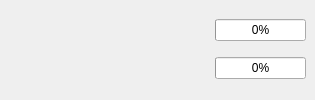
  <widget class="QDockWidget" name="ProgressDock">
   <property name="features">
    <set>QDockWidget::DockWidgetFloatable|QDockWidget::DockWidgetMovable</set>
   </property>
   <property name="allowedAreas">
    <set>Qt::BottomDockWidgetArea|Qt::TopDockWidgetArea</set>
   </property>
   <property name="windowTitle">
    <string>Progress (F3)</string>
   </property>
   <attribute name="dockWidgetArea">
    <number>8</number>
   </attribute>
   <widget class="QWidget" name="dockWidgetContents_4">
    <layout class="QHBoxLayout" name="horizontalLayout_6">
     <item>
      <layout class="QVBoxLayout" name="verticalLayout_10">
       <item>
        <widget class="QLabel" name="OutputLabelOverall">
         <property name="sizePolicy">
          <sizepolicy hsizetype="Preferred" vsizetype="Preferred">
           <horstretch>0</horstretch>
           <verstretch>0</verstretch>
          </sizepolicy>
         </property>
         <property name="minimumSize">
          <size>
           <width>200</width>
           <height>0</height>
          </size>
         </property>
         <property name="maximumSize">
          <size>
           <width>200</width>
           <height>16777215</height>
          </size>
         </property>
         <property name="text">
          <string/>
         </property>
        </widget>
       </item>
       <item>
        <widget class="QLabel" name="OutputLabelSpecific">
         <property name="minimumSize">
          <size>
           <width>200</width>
           <height>0</height>
          </size>
         </property>
         <property name="text">
          <string/>
         </property>
        </widget>
       </item>
      </layout>
     </item>
     <item>
      <layout class="QVBoxLayout" name="verticalLayout_9">
       <item>
        <widget class="QProgressBar" name="ProgBarOverall">
         <property name="value">
          <number>0</number>
         </property>
         <property name="textVisible">
          <bool>true</bool>
         </property>
         <property name="invertedAppearance">
          <bool>false</bool>
         </property>
         <property name="textDirection">
          <enum>QProgressBar::TopToBottom</enum>
         </property>
        </widget>
       </item>
       <item>
        <widget class="QProgressBar" name="ProgBarSpecific">
         <property name="value">
          <number>0</number>
         </property>
        </widget>
       </item>
      </layout>
     </item>
    </layout>
    <zorder></zorder>
   </widget>
  </widget>
